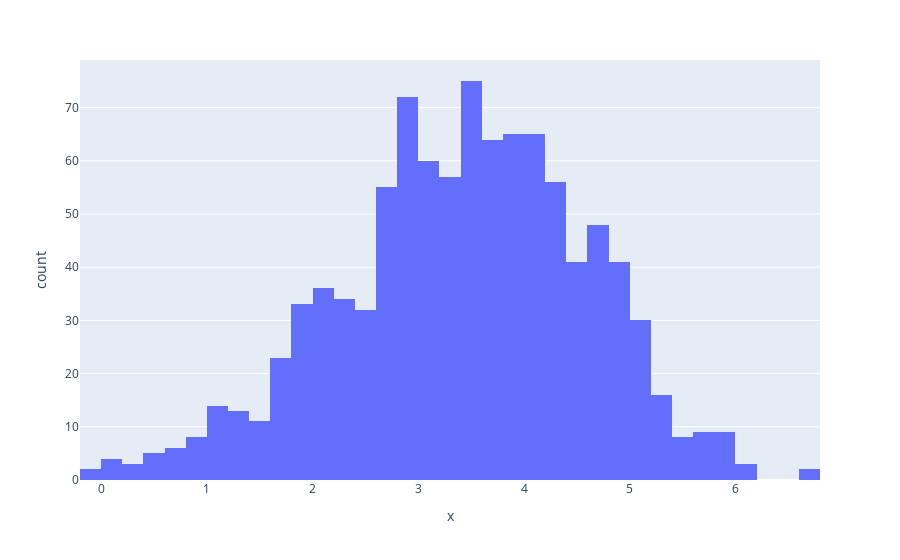

Notebook code for this chart:
### Code cell
N=1000
boot_mean=np.zeros(N)
np.random.seed(0)
for i in range(N):
    boot_sample=np.random.choice(df.difference,size=len(df.difference),replace=True)
    boot_mean[i]=np.mean(boot_sample)
fig=px.histogram(pd.DataFrame({'x':boot_mean}),x='x') 
fig.show(renderer="png")

### Figure 1 — Plotly figure (JSON) as saved in the notebook; plotly's stock layout.template omitted (floating-point values rounded to 4 significant figures; data arrays with more than 128 entries replaced by an {"elided": "..."} marker saying what was removed)
{"data": [{"alignmentgroup": "True", "bingroup": "x", "hovertemplate": "x=%{x}<br>count=%{y}<extra></extra>", "legendgroup": "", "marker": {"color": "#636efa", "pattern": {"shape": ""}}, "name": "", "offsetgroup": "", "orientation": "v", "showlegend": false, "type": "histogram", "x": {"elided": "1000 float values"}, "xaxis": "x", "yaxis": "y"}], "layout": {"barmode": "relative", "legend": {"tracegroupgap": 0}, "margin": {"t": 60}, "xaxis": {"anchor": "y", "domain": [0, 1], "title": {"text": "x"}}, "yaxis": {"anchor": "x", "domain": [0, 1], "title": {"text": "count"}}}}
